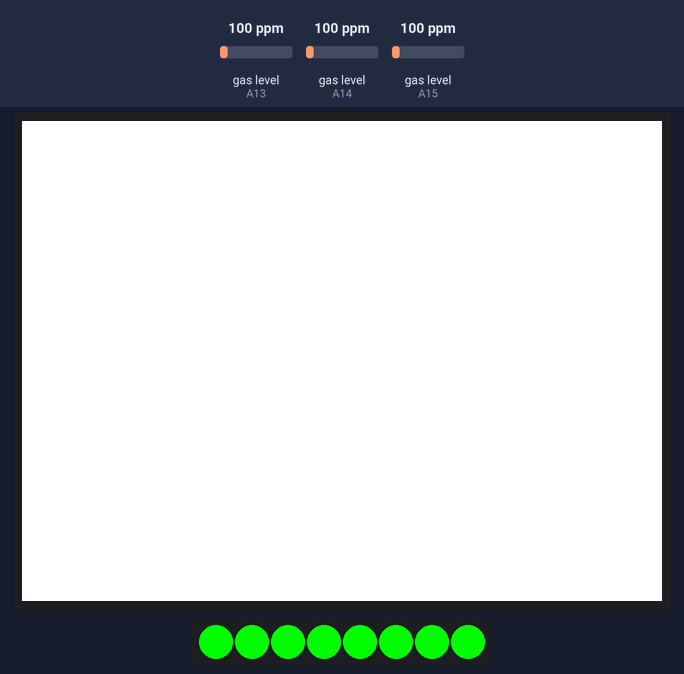
Bench run of a program on a simulated Arduino Mega 2560, built with avr-gcc and run on an emulated ATmega2560. On the bench: 320×240 colour display, 8 RGB LEDs in strip order, left to right. The test bench sets the inputs (shaded band); at power-on: gas level (sensors on A13, A14, A15) 100 ppm. What the program prints to the serial monitor is not drawn.

Above: at 1.4 s.
1.5 s: gas level (sensor on A13) set to 20 ppm
At 8.1 s:
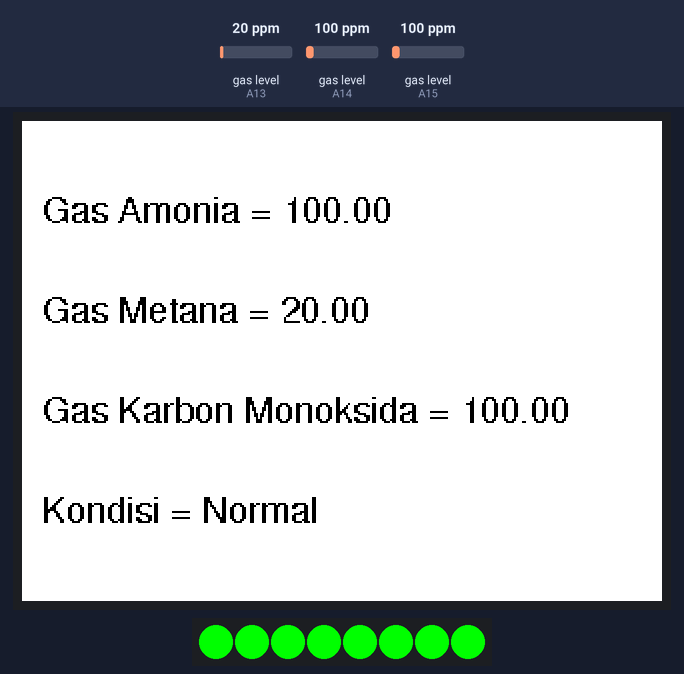
8.5 s: gas level (sensor on A14) set to 20 ppm
At 15.0 s:
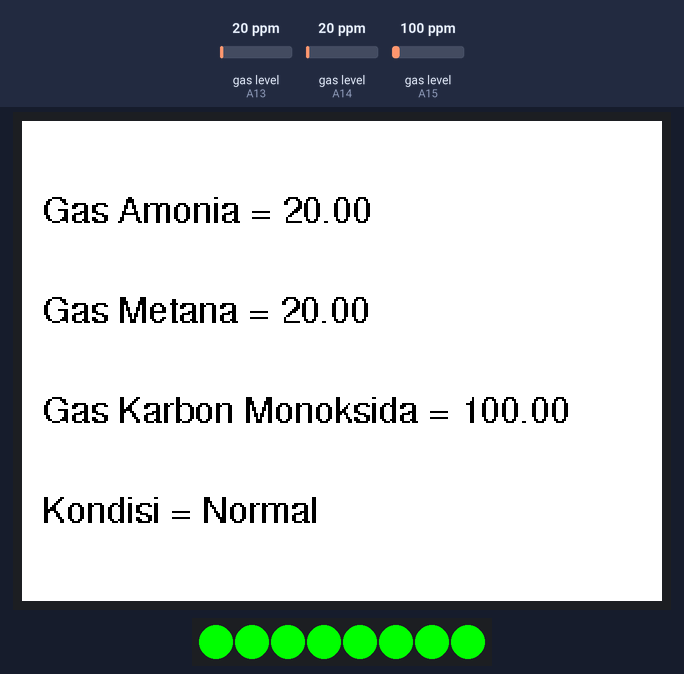
15.4 s: gas level (sensor on A15) set to 40 ppm
At 19.6 s:
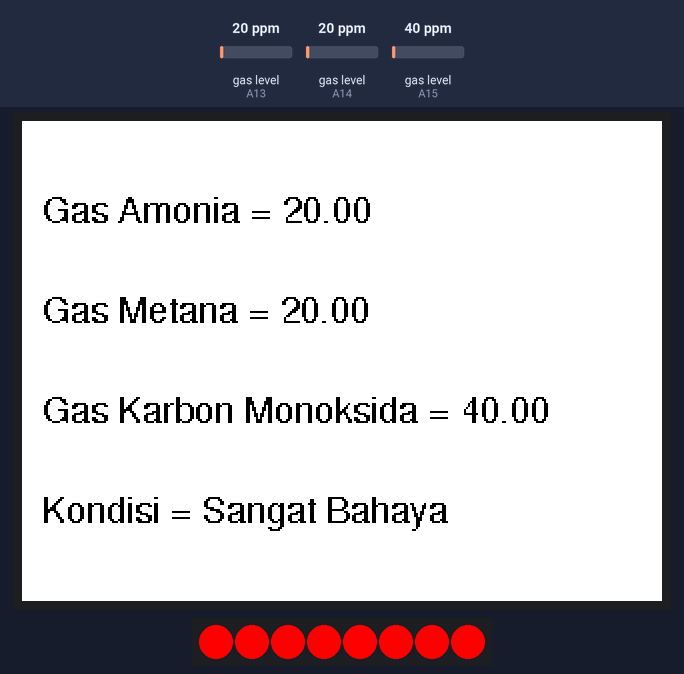
26.0 s: gas level (sensor on A13) set to 0 ppm
At 30.9 s:
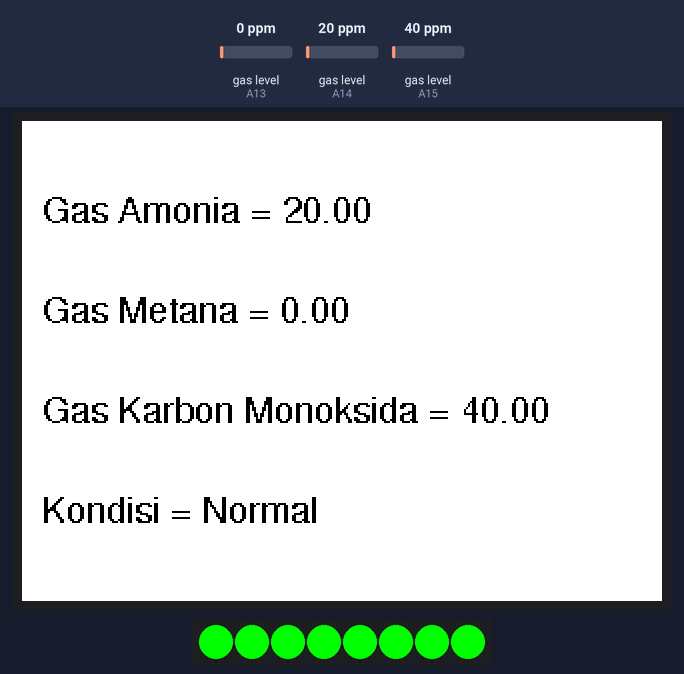
32.9 s: gas level (sensor on A14) set to 250 ppm
At 37.7 s:
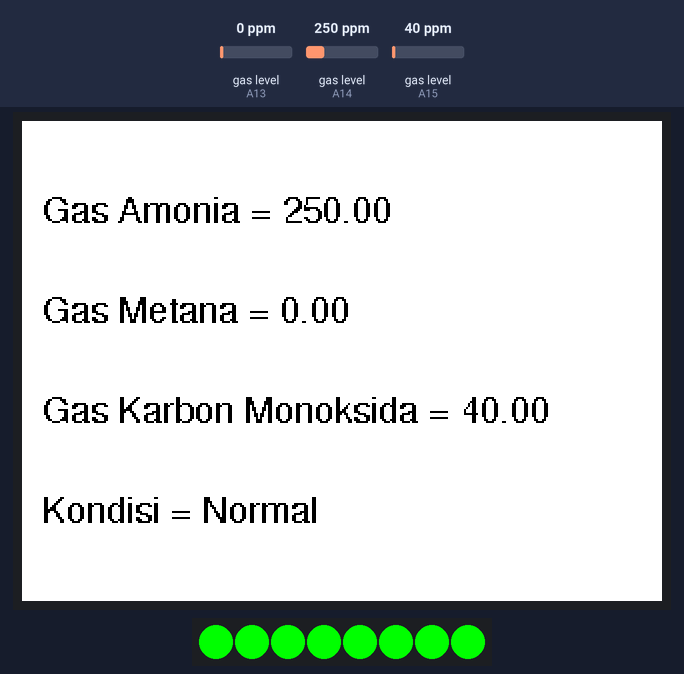
39.8 s: gas level (sensor on A15) set to 20 ppm
Timing chart, 0 to 44.2 s (numbered marks = the images above; inputs shaded):
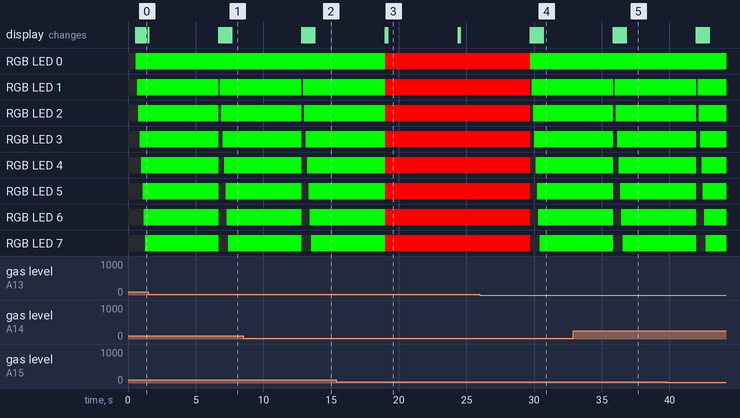

The program:

main.cpp
```cpp
#include <Arduino.h>
#include <Sensor.h>
#include <FuzzyLogic.h>
#include <TFTLcd.h>
#include <SoftwareSerial.h>
#include <Adafruit_NeoPixel.h>
#ifdef __AVR__
#include <avr/power.h>
#endif

#define PIN 42
#define NUMPIXELS 8
Adafruit_NeoPixel pixels(NUMPIXELS, PIN, NEO_GRB + NEO_KHZ800);

#define DELAYVAL 500

TFTLcd TFT;

SoftwareSerial SendToESP(19, 18);
// /********************** Firebase configuration*********************/
// const char *api_key = "AIzaSyC9Ms27sIya3-n0YC--HWss-ACAcM-PZIM";
// const char *user_email = "test@test.com";
// const char *user_password = "12345678";
// const char *firebase_project_id = "bismillah-sempro";

// /********************** WiFi configuration ************************/
// const char *ssid = "vivo 1719";
// const char *password = "onlyme1234";

/********************** Sensor configuration **********************/
// pin for mq4 sensor is GPIO25
// pin for mq135 sensor is GPIO26

FuzzyLogic *fuzzyLogic;
// Network *network;
Sensor *sensor;

// void network_init();
void sensor_init();
void fuzzy_logic_init();

void setup()
{
  Serial.begin(9600);
  SendToESP.begin(9600);
  TFT.init();
  pixels.begin();

  // network_init();
  sensor_init();
  fuzzy_logic_init();
}

void loop()
{
  // put your main code here, to run repeatedly:
  pixels.clear();
  float nh3 = sensor->get_MQ135();
  float ch4 = sensor->get_MQ4();
  float co = sensor->get_MQ7();
  String statusKadarGas = "";
  Serial.print("MQ135: ");
  Serial.println(nh3);
  Serial.print("MQ4: ");
  Serial.println(ch4);
  Serial.print("MQ7: ");
  Serial.println(co);
  float nilaiFuzzy = fuzzyLogic->fuzzy_compute(nh3, ch4, co);
  if (nilaiFuzzy <= 50)
  {
    statusKadarGas = "Normal";
    for (int i = 0; i < NUMPIXELS; i++)
    {
      pixels.setPixelColor(i, pixels.Color(0, 255, 0));
      pixels.show();
      delay(100);
    }
  }
  else if (nilaiFuzzy > 50 && nilaiFuzzy <= 100)
  {
    statusKadarGas = "Bahaya";
    for (int i = 0; i < NUMPIXELS; i++)
    {
      pixels.setPixelColor(i, pixels.Color(255, 255, 0));
      pixels.show();
    }
  }
  else
  {
    statusKadarGas = "Sangat Bahaya";
    for (int i = 0; i < NUMPIXELS; i++)
    {
      pixels.setPixelColor(i, pixels.Color(255, 0, 0));
      pixels.show();
    }
  }

  String data = (String)nh3 + "," + (String)ch4 + "," + (String)co + "," + (String)nilaiFuzzy;
  TFT.showmsgXY(nh3, ch4, co, statusKadarGas.c_str());
  // TFT.showmsgXY(10, 200, 2, &FreeSans9pt7b, data.c_str());
  SendToESP.print(data);
  Serial.println(data);

  delay(5000);
}

void sensor_init()
{
  sensor = new Sensor();
  sensor->init_MQ4();
  sensor->init_MQ135();
  sensor->init_MQ7();
}

void fuzzy_logic_init()
{
  fuzzyLogic = new FuzzyLogic();
  fuzzyLogic->fuzzy_init();
}
```

Fuzzylogic.h
```cpp
#ifndef FuzzyLogic_H_
#define FuzzyLogic_H_
#include <Arduino.h>
#include <Fuzzy.h>

class FuzzyLogic
{
private:
    /* data */

    Fuzzy *fuzzy = new Fuzzy();

    // set input sensor mq135
    FuzzySet *nh3_normal = new FuzzySet(0, 10, 10, 25);
    FuzzySet *nh3_tinggi = new FuzzySet(26, 30, 30, 35);
    FuzzySet *nh3_sangat_tinggi = new FuzzySet(36, 45, 45, 50);

    // set input sensor Mq4
    FuzzySet *ch4_normal = new FuzzySet(0, 100, 100, 200);
    FuzzySet *ch4_tinggi = new FuzzySet(201, 250, 250, 300);
    FuzzySet *ch4_sangat_tinggi = new FuzzySet(301, 750, 750, 1000);

    // set input sensor mq7
    FuzzySet *co_normal = new FuzzySet(0, 4, 4, 8);
    FuzzySet *co_tinggi = new FuzzySet(9, 15, 15, 25);
    FuzzySet *co_sangat_tinggi = new FuzzySet(26, 50, 50, 80);

    // set output clasication
    FuzzySet *normal = new FuzzySet(0, 25, 25, 50);
    FuzzySet *bahaya = new FuzzySet(51, 75, 75, 100);
    FuzzySet *sangat_bahaya = new FuzzySet(101, 125, 125, 150);
    void fuzzy_set_input_output();
    void fuzzy_set_rule();

public:
    FuzzyLogic(/* args */);
    void fuzzy_init();
    float fuzzy_compute(float nh3, float ch4, float co);
};

#endif
```

Sensor.h
```cpp
#ifndef Sensor_H_
#define Sensor_H_

#include <MQUnifiedsensor.h>

class Sensor
{
public:
    Sensor();
    void init_MQ4();
    void init_MQ135();
    void init_MQ7();
    float get_MQ4();
    float get_MQ135();
    float get_MQ7();
};

#endif // !Sensor_H_
```

Sensor.cpp
```cpp
#include "Sensor.h"

// #define board "ESP32"
#define board "Arduino Mega"
#define voltage 5
#define voltage_Resolution 5
#define ADC_Bit_Resolution 10
#define MQ4_TYPE "MQ-4"
#define MQ135_TYPE "MQ-135"
#define MQ7_TYPE "MQ-7"
#define RatioMQ4CleanAir 4.4
#define RatioMQ135CleanAir 3.6
#define RatioMQ7CleanAir 27.5
#define PIN_MQ4 A13
#define PIN_MQ135 A14
#define PIN_MQ7 A15

unsigned long oldTime = 0;

MQUnifiedsensor MQ135(board, voltage, ADC_Bit_Resolution, PIN_MQ135, MQ135_TYPE);
MQUnifiedsensor MQ4(board, voltage, ADC_Bit_Resolution, PIN_MQ4, MQ4_TYPE);
MQUnifiedsensor MQ7(board, voltage, ADC_Bit_Resolution, PIN_MQ7, MQ7_TYPE);
// MQ7 mq7(PIN_MQ7, voltage_Resolution);

static Sensor *instance = NULL;

Sensor::Sensor()
{

    instance = this;
}

void Sensor::init_MQ4()
{

    MQ4.setRegressionMethod(1); // Use Least Squares Method for calculating slope and y-intercept.
    MQ4.setA(1012.7);           // Configure the ecuation to get CH4 concentration.
    MQ4.setB(-2.786);           // Configure the ecuation to get CH4 concentration.

    MQ4.init(); // Initialize the sensor.

    Serial.print("Calibrating please wait.");
    float calcR0 = 0;
    for (int i = 1; i <= 10; i++)
    {
        MQ4.update(); // Update data, the arduino will read the voltage from the analog pin
        calcR0 += MQ4.calibrate(RatioMQ4CleanAir);
        Serial.print(".");
    }
    MQ4.setR0(calcR0 / 10);
    Serial.println("  done!.");

    if (isinf(calcR0))
    {
        Serial.println("Warning: Conection issue, R0 is infinite (Open circuit detected) please check your wiring and supply");
        while (1)
            ;
    }
    if (calcR0 == 0)
    {
        Serial.println("Warning: Conection issue found, R0 is zero (Analog pin shorts to ground) please check your wiring and supply");
        while (1)
            ;
    }
    /*****************************  MQ CAlibration ********************************************/
    MQ4.serialDebug(true);
}

void Sensor::init_MQ135()
{

    MQ135.setRegressionMethod(1); // Use Least Squares Method for calculating slope and y-intercept.
    MQ135.setA(102.4);            // Configure the ecuation to get NH4 concentration.
    MQ135.setB(-2.473);           // Configure the ecuation to get NH4 concentration.

    MQ135.init(); // Initialize the sensor.

    Serial.print("Calibrating please wait.");
    float calcR0 = 0;
    for (int i = 1; i <= 10; i++)
    {
        MQ135.update(); // Update data, the arduino will read the voltage from the analog pin
        calcR0 += MQ135.calibrate(RatioMQ135CleanAir);
        Serial.print(".");
    }
    MQ135.setR0(calcR0 / 10);
    Serial.println("  done!.");

    if (isinf(calcR0))
    {
        Serial.println("Warning: Conection issue, R0 is infinite (Open circuit detected) please check your wiring and supply");
        while (1)
            ;
    }
    if (calcR0 == 0)
    {
        Serial.println("Warning: Conection issue found, R0 is zero (Analog pin shorts to ground) please check your wiring and supply");
        while (1)
            ;
    }
    /*****************************  MQ CAlibration ********************************************/
    MQ135.serialDebug(true);
}

// void Sensor::init_MQ7()
// {
//     MQ7.calibrate();
// }
void Sensor::init_MQ7()
{
    MQ7.setRegressionMethod(1); // Use Least Squares Method for calculating slope and y-intercept.
    MQ7.setA(99.042);           // Configure the ecuation to get NH4 concentration.
    MQ7.setB(-1.518);           // Configure the ecuation to get NH4 concentration.

    MQ7.init(); // Initialize the sensor.

    Serial.print("Calibrating please wait.");
    float calcR0 = 0;
    for (int i = 1; i <= 10; i++)
    {
        MQ7.update(); // Update data, the arduino will read the voltage from the analog pin
        calcR0 += MQ7.calibrate(RatioMQ7CleanAir);
        Serial.print(".");
    }
    MQ7.setR0(calcR0 / 10);
    Serial.println("  done!.");

    if (isinf(calcR0))
    {
        Serial.println("Warning: Conection issue, R0 is infinite (Open circuit detected) please check your wiring and supply");
        while (1)
            ;
    }
    if (calcR0 == 0)
    {
        Serial.println("Warning: Conection issue found, R0 is zero (Analog pin shorts to ground) please check your wiring and supply");
        while (1)
            ;
    }
    /*****************************  MQ CAlibration ********************************************/
    MQ7.serialDebug(true);
}

float Sensor::get_MQ4()
{
    MQ4.update();
    return MQ4.readSensor();
}

float Sensor::get_MQ135()
{
    MQ135.update();
    return MQ135.readSensor();
}

// float Sensor::get_MQ7()
// {
//     return MQ7.readPpm();
// }
float Sensor::get_MQ7()
{
    MQ7.update();
    return MQ7.readSensor();
}
```

TFTLcd.h
```cpp
#ifndef TFTLcd_H_
#define TFTLcd_H_

#include "Adafruit_GFX.h"
#include "MCUFRIEND_kbv.h"

#define CS_PIN 2
#define RS_PIN 32
#define WR_PIN 33
#define RD_PIN 4
#define RST_PIN 15


#include "Fonts/FreeSans9pt7b.h"
#include "Fonts/FreeSans12pt7b.h"
#include "Fonts/FreeSerif12pt7b.h"
#include "FreeDefaultFonts.h"

#define PI 3.1415926535897932384626433832795
#define WHITE 0xFFFF


class TFTLcd
{
public:
    TFTLcd();
    void init();
    void showmsgXY(float nh3, float ch4, float co,  const char *kondisi);
};

#endif // !TFTLcd_H_
```

TFTLcd.cpp
```cpp
#include <TFTLcd.h>


MCUFRIEND_kbv tftlcd(CS_PIN, RS_PIN, WR_PIN, RD_PIN, RST_PIN);

int col[8];

static TFTLcd *instance = NULL;

TFTLcd::TFTLcd()
{
    instance = this;
}

void TFTLcd::init() {
  tftlcd.reset();
  Serial.begin(9600);
  uint16_t ID = tftlcd.readID();
  tftlcd.begin(ID);
  tftlcd.setRotation(1);
  // tftlcd.invertDisplay(true);
  tftlcd.fillScreen(0xffff);
//   showmsgXY(100, 200, 2, &FreeSans9pt7b, "M. Jihad Yuyan");
  col[0] = tftlcd.color565(155, 0, 50);
  col[1] = tftlcd.color565(170, 30, 80);
  col[2] = tftlcd.color565(195, 60, 110);
  col[3] = tftlcd.color565(215, 90, 140);
  col[4] = tftlcd.color565(230, 100, 170);
  col[5] = tftlcd.color565(250, 0, 0);
  col[6] = tftlcd.color565(0, 255, 0);
  col[7] = tftlcd.color565(0, 0, 225);

}

void TFTLcd::showmsgXY(float nh3, float ch4, float co, const char *kondisi)
{
//   int16_t x1, y1;
//   uint16_t wid, ht;
  tftlcd.setFont(&FreeSans9pt7b);
  tftlcd.fillScreen(0xffff);
  tftlcd.setCursor(10, 50);
  tftlcd.setTextColor(0x0000);
  tftlcd.setTextSize(1.8);
  tftlcd.print("Gas Amonia = " + (String)nh3);
  tftlcd.setCursor(10, 100);
  tftlcd.setTextColor(0x0000);
  tftlcd.print("Gas Metana = " + (String)ch4);
  tftlcd.setCursor(10, 150);
  tftlcd.setTextColor(0x0000);
  tftlcd.print("Gas Karbon Monoksida = " + (String)co);
  tftlcd.setCursor(10, 200);
  tftlcd.setTextColor(0x0000);
  tftlcd.print("Kondisi = " + (String)kondisi);
}
```

Source omitted: Fuzzylogic.cpp (20140 bytes)

Measured:
- after the input at 15.4 s, the display: first changes after 3.6 s (image 3 shows a later state)
- what the display in image 3 shows lasts 5.3 s, from 19.1 s to 24.4 s
